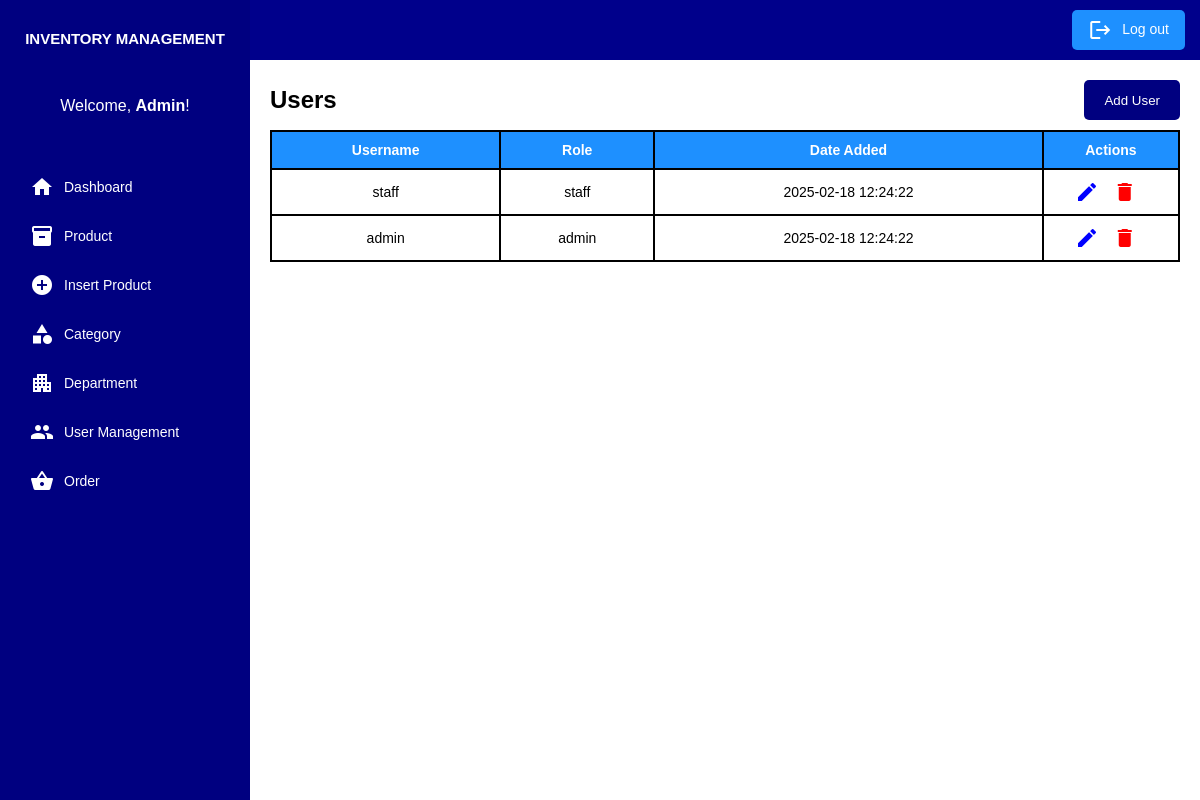
The app's page /admin/php/a_umanagement.php with its own data.
### tables this page shows
CREATE TABLE `users` (
  `id` int(11) NOT NULL,
  `username` varchar(100) NOT NULL,
  `password` varchar(100) NOT NULL,
  `role` int(11) NOT NULL,
  `date_added` datetime NOT NULL DEFAULT current_timestamp()
);

CREATE TABLE `roles` (
  `id` int(11) NOT NULL,
  `user_role` varchar(100) NOT NULL
);

### admin/php/a_umanagement.php (the view, shortened to what this page needs)
<!DOCTYPE html>
<html lang="en">
    <head>
        <link rel="stylesheet" href="../css/a_umanagement.css">
        <link rel="stylesheet" href="../css/modal.css">
    </head>
    <body>
        <div class="dashboard-container">
            <aside class="sidebar">
                <h2>INVENTORY MANAGEMENT</h2>
                <p class="greeting">Welcome, <b>Admin</b>!</p>
                <nav class="sidebar-nav">
                    <ul>
                        <li><a href="a_dashboard.php"><i class="material-icons">home</i>Dashboard</a></li>
                        <li><a href="a_product.php"><i class="material-icons">inventory</i>Product</a></li>
                        <li><a href="a_product_new.php"><i class="material-icons">add_circle</i>Insert Product</a></li>
                        <li><a href="a_category.php"><i class="material-icons">category</i>Category</a></li>
                        <li><a href="a_department.php"><i class="material-icons">apartment</i>Department</a></li>
                        <li><a href="a_umanagement.php"><i class="material-icons">people</i>User Management</a></li>
                        <li><a href="a_order.php"><i class="material-icons">shopping_basket</i>Order</a></li>
                    </ul>
                </nav>
            </aside>
            <main class="main-content">
                <header class="top-header">
                    <button class="logout-btn" onclick="confirmLogout()">
                        <i class="material-icons">logout</i>Log out
                    </button>
                </header>
                <div class="container">
                    <div class="header">
                        <div class="left-section">
                            <h2>Users</h2>
                        </div>
                        <div class="right-section">
                            <button class="add-user" onclick="window.location.href='a_umanagement_add.php'">Add User</button>
                        </div>
                    </div>
                    <div class="table-container">
                        <table>
                            <thead>
                                <tr>
                                    <th>Username</th>
                                    <th>Role</th>
                                    <th>Date Added</th>
                                    <th style="width: 15%;">Actions</th>
                                </tr>
                            </thead>
                            <tbody>
                                <?php
                                include 'db_conn.php';
                                $query = "
                                    SELECT users.id, users.username, roles.user_role, users.date_added
                                    FROM users
                                    LEFT JOIN roles ON users.role = roles.id";
                                $result = $conn->query($query);
                                if ($result->num_rows > 0) {
                                    while ($row = $result->fetch_assoc()) {
                                        echo "<tr>
                                            <td>" . htmlspecialchars($row['username']) . "</td>
                                            <td>" . htmlspecialchars($row['user_role']) . "</td>
                                            <td>" . htmlspecialchars($row['date_added']) . "</td>
                                            <td>
                                                <a href='a_umanagement_update.php?id=" . $row['id'] . "'>
                                                    <span class='material-icons icon edit' title='Edit User'>edit</span></a>
                                                <span class='material-icons icon delete' title='Delete User' onclick='confirmDelete(" . $row['id'] . ")'>delete</span>
                                            </td>
                                        </tr>";
                                    }
                                } else {
                                    echo "<tr><td colspan='4'>No Users found.</td></tr>";
                                }
                                ?>
                            </tbody>
                        </table>
                    </div>
                </div>
            </main>
        </div>
    </body>
</html>

### admin/css/a_umanagement.css (style rules this page uses)
* { margin: 0; padding: 0; box-sizing: border-box; font-family: 'Arial', sans-serif; }
body, html { height: 100%; background-color: white; overflow: hidden; }
.dashboard-container { display: flex; height: 100vh; width: 100%; flex-direction: column; overflow: hidden; }
@media (min-width: 768px) { .dashboard-container { flex-direction: row; } }
.sidebar { width: 100%; background-color: navy; padding: 20px; display: flex; flex-direction: column; height: 100vh; }
@media (min-width: 768px) { .sidebar { width: 250px; } }
.sidebar h2 { color: white; font-size: 15px; text-transform: uppercase; text-align: center; margin-top: 10px; }
.greeting { color: white; text-align: center; margin-bottom: 50px; margin-top: 50px; }
.sidebar-nav ul { list-style: none; }
.sidebar-nav ul li { margin-bottom: 5px; }
.sidebar-nav ul li a { text-decoration: none; color: white; font-size: 14px; display: flex; align-items: center; padding: 10px; border-radius: 5px; transition: background-color 0.1s; }
.material-icons { vertical-align: middle; margin-right: 10px; }
.main-content { flex: 1; display: flex; flex-direction: column; background-color: white; height: 100vh; overflow: hidden; }
.top-header { display: flex; justify-content: flex-end; background-color: darkblue; padding: 15px; height: 60px; align-items: center; flex-shrink: 0; }
.logout-btn { background-color: dodgerblue; color: white; border: none; padding: 8px 16px; border-radius: 5px; font-size: 14px; cursor: pointer; transition: background-color 0.1s; }
.container { flex: 1; display: flex; flex-direction: column; margin: 0 auto; padding: 20px; width: 100%; overflow: hidden; }
.header { display: flex; justify-content: space-between; align-items: center; margin-bottom: 10px; }
.left-section h2 { margin: 0; margin-right: 10px; }
.right-section { display: flex; align-items: center; gap: 10px; flex-wrap: wrap; }
.search-field, .add-user { height: 40px; box-sizing: border-box; }
.add-user { background-color: navy; color: white; padding: 0 20px; border: none; border-radius: 5px; cursor: pointer; display: flex; align-items: center; justify-content: center; }
.table-container { flex: 1; max-height: calc(100vh - 120px); overflow-y: auto; display: flex; flex-direction: column; background-color: white; }
table { width: 100%; border-collapse: collapse; table-layout: auto; }
th, td { padding: 10px; text-align: center; border: 2px solid black; font-size: 14px; }
th { background-color: dodgerblue; color: white; }
.icon { font-size: 18px; cursor: pointer; }
.edit { color: blue; }
.delete { color: red; }
tr { transition: background-color 0.2s ease-in-out; }

### records on screen
users: username "staff", role.user_role "staff", date_added "2025-02-18 12:24:22"
users: username "admin", role.user_role "admin", date_added "2025-02-18 12:24:22"
